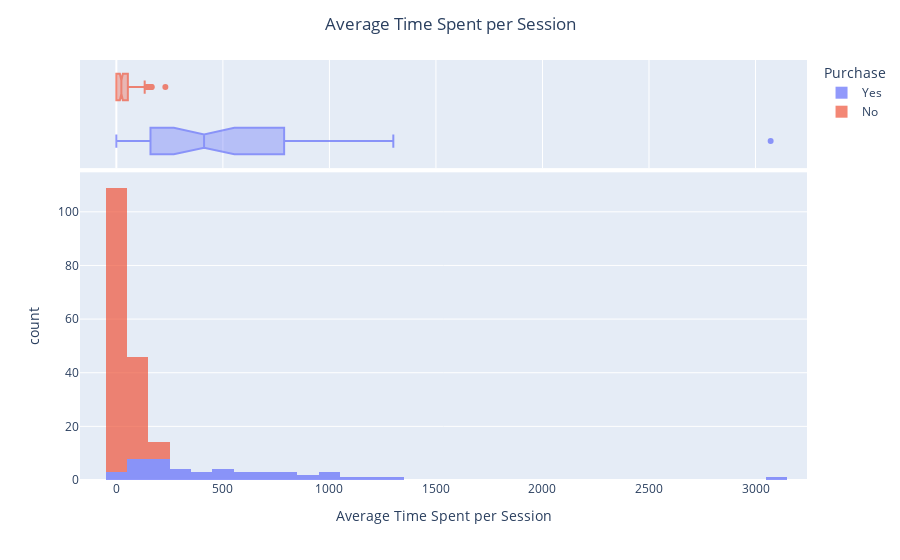

Notebook code cell kept with this figure:
### Markdown cell above
## Average Time Spent per Session

**Average Time Spent per Session**, calculated through dividing overall time length on the website by the number of sessions, is another critical metric commonly used for ecommerce platforms (https://databox.com/average-session-duration-benchmark#definition). Rather than measuring how frequently a user visits the webpage, which is achieved by **Number of Sessions**, average session duration reflects how engaged the user is. The longer the time period, the more deeply the user explores the website and the more likely he will be impressed and perform as what the company wants, that is making a purchase for Lapapo.

An exponential-like distribution is witnessed for the non-purchased group, where roughly two thirds of them spent less than 50 seconds on the company websit and the remaining 44 individuals invest more than 50 seconds but less than 250 seconds. The pattern is understandable as users get noticed of the company through various methods, including referral, Facebook, Instagram, Google or any marketing activities conducted by Lapapo, only part of whom are truely fascinated with the company products or concerned about the topic of children with speical needs. On the report of SWEOR (https://www.sweor.com/firstimpressions), it only takes 0.05 seconds for users to shape their initial opinions on the website and make up their mind on if they would stay or leave, and another 12 seconds to digest the images and written content presented if they proceed, indicating that one minute is far more than enough for a bored user to leave and that is why most people bounce out the company website within 50 seconds.

As for those who finally made a payment, regardless of the three people who checked out within 50 seconds, the session duration is longer than the non-purchased group on average with 50% of them spend between 160 seconds and 788 seconds, which is roughly 3 to 13 minutes. In comparison with the necessary duration of 30 minutes for an online purchase proposed by Chris (https://www.shinyshiny.tv/2020/09/seven-steps-of-an-online-purchase-3-5-hours-to-complete.html), Lapapo consumers are much more efficient when making the decision. Specifically speaking, the target group of Lapapo is deterministic when shopping, given the special condition of their children. Take families having children with eczema or allergic scalp as an example, these parents have a clear idea on what they are looking for, which are the softest clothes and tools that can avoid scratching like mittens. Seldom do they browse other irrelevant products, such as diabete bags or spoke covers that are uniquely designed for children with other specific conditions.

Moreover, since **Average Time Spent per Session** for purchased and non-purchased consumers gather at different center points, this variable is valuable when predictiving the purchase decision.

### Code cell
# combined statistical chart for Number of Sessions
df = px.data.tips()
fig = px.histogram(lapapo, x='Average Time Spent per Session', color='Purchase',
                   marginal='box', labels=['Yes','No'])
fig.update_traces(opacity=0.7)
fig.update_layout(title='Average Time Spent per Session', title_x=0.5)
fig.show()

### Figure 1 — Plotly figure (JSON) as saved in the notebook; plotly's stock layout.template omitted (floating-point values rounded to 4 significant figures; data arrays with more than 128 entries replaced by an {"elided": "..."} marker saying what was removed)
{"data": [{"alignmentgroup": "True", "bingroup": "x", "hovertemplate": "Purchase=Yes<br>Average Time Spent per Session=%{x}<br>count=%{y}<extra></extra>", "legendgroup": "Yes", "marker": {"color": "#636efa"}, "name": "Yes", "offsetgroup": "Yes", "opacity": 0.7, "orientation": "v", "showlegend": true, "type": "histogram", "x": [118, 490, 176.5, 24, 97.5, 382, 441.5, 965.5, 595.5, 51, 839, 847, 638.5, 872, 164.5, 1300, 3071, 605, 471.8, 1035, 132, 116, 249.5, 842, 448, 1092, 674.5, 1225, 476, 247, 121.8, 294, 193, 274, 206, 59, 680, 268, 0, 129, 1037, 156, 463, 736, 46.75, 319, 937, 224], "xaxis": "x", "yaxis": "y"}, {"alignmentgroup": "True", "hovertemplate": "Purchase=Yes<br>Average Time Spent per Session=%{x}<extra></extra>", "legendgroup": "Yes", "marker": {"color": "#636efa"}, "name": "Yes", "notched": true, "offsetgroup": "Yes", "opacity": 0.7, "showlegend": false, "type": "box", "x": [118, 490, 176.5, 24, 97.5, 382, 441.5, 965.5, 595.5, 51, 839, 847, 638.5, 872, 164.5, 1300, 3071, 605, 471.8, 1035, 132, 116, 249.5, 842, 448, 1092, 674.5, 1225, 476, 247, 121.8, 294, 193, 274, 206, 59, 680, 268, 0, 129, 1037, 156, 463, 736, 46.75, 319, 937, 224], "xaxis": "x2", "yaxis": "y2"}, {"alignmentgroup": "True", "bingroup": "x", "hovertemplate": "Purchase=No<br>Average Time Spent per Session=%{x}<br>count=%{y}<extra></extra>", "legendgroup": "No", "marker": {"color": "#EF553B"}, "name": "No", "offsetgroup": "No", "opacity": 0.7, "orientation": "v", "showlegend": true, "type": "histogram", "x": {"elided": "150 float values"}, "xaxis": "x", "yaxis": "y"}, {"alignmentgroup": "True", "hovertemplate": "Purchase=No<br>Average Time Spent per Session=%{x}<extra></extra>", "legendgroup": "No", "marker": {"color": "#EF553B"}, "name": "No", "notched": true, "offsetgroup": "No", "opacity": 0.7, "showlegend": false, "type": "box", "x": {"elided": "150 float values"}, "xaxis": "x2", "yaxis": "y2"}], "layout": {"barmode": "relative", "legend": {"title": {"text": "Purchase"}, "tracegroupgap": 0}, "margin": {"t": 60}, "title": {"text": "Average Time Spent per Session", "x": 0.5}, "xaxis": {"anchor": "y", "domain": [0, 1], "title": {"text": "Average Time Spent per Session"}}, "xaxis2": {"anchor": "y2", "domain": [0, 1], "matches": "x", "showgrid": true, "showticklabels": false}, "yaxis": {"anchor": "x", "domain": [0, 0.7326], "title": {"text": "count"}}, "yaxis2": {"anchor": "x2", "domain": [0.7426, 1], "matches": "y2", "showgrid": false, "showline": false, "showticklabels": false, "ticks": ""}}}
